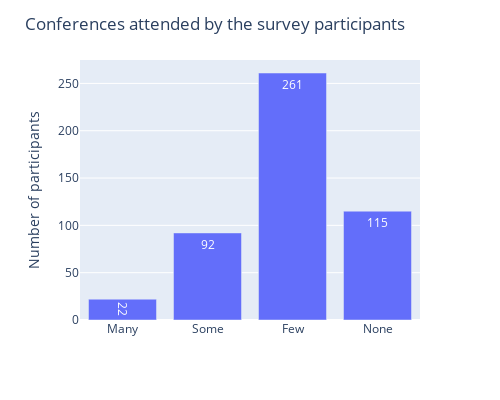

Source (notebook cell):
### Markdown cell above
change the size / order

### Code cell
#Conferences attended
df = data["Number of conferences/workshops attended"]
conferences = df.value_counts()
conferences_attended = px.bar(df, x=conferences.index, y=conferences.values, color_continuous_scale='Fall', text_auto=True, labels = {'x':'','y':'Number of participants'}, width=500, height=400)
conferences_attended.update_layout(title_x=0.5)
conferences_attended.update_xaxes(categoryorder = 'array', categoryarray = ['Many','Some','Few','None'])
conferences_attended.update_layout(title='Conferences attended by the survey participants', title_x = 0.5)

### Figure 1 — Plotly figure (JSON) as saved in the notebook; plotly's stock layout.template omitted (floating-point values rounded to 4 significant figures)
{"data": [{"alignmentgroup": "True", "hovertemplate": "=%{x}<br>Number of participants=%{y}<extra></extra>", "legendgroup": "", "marker": {"color": "#636efa", "pattern": {"shape": ""}}, "name": "", "offsetgroup": "", "orientation": "v", "showlegend": false, "textposition": "auto", "texttemplate": "%{y}", "type": "bar", "x": ["Few", "None", "Some", "Many"], "xaxis": "x", "y": [261, 115, 92, 22], "yaxis": "y"}], "layout": {"barmode": "relative", "height": 400, "legend": {"tracegroupgap": 0}, "margin": {"t": 60}, "title": {"text": "Conferences attended by the survey participants"}, "width": 500, "xaxis": {"anchor": "y", "categoryarray": ["Many", "Some", "Few", "None"], "categoryorder": "array", "domain": [0, 1], "title": {"text": ""}}, "yaxis": {"anchor": "x", "domain": [0, 1], "title": {"text": "Number of participants"}}}}
